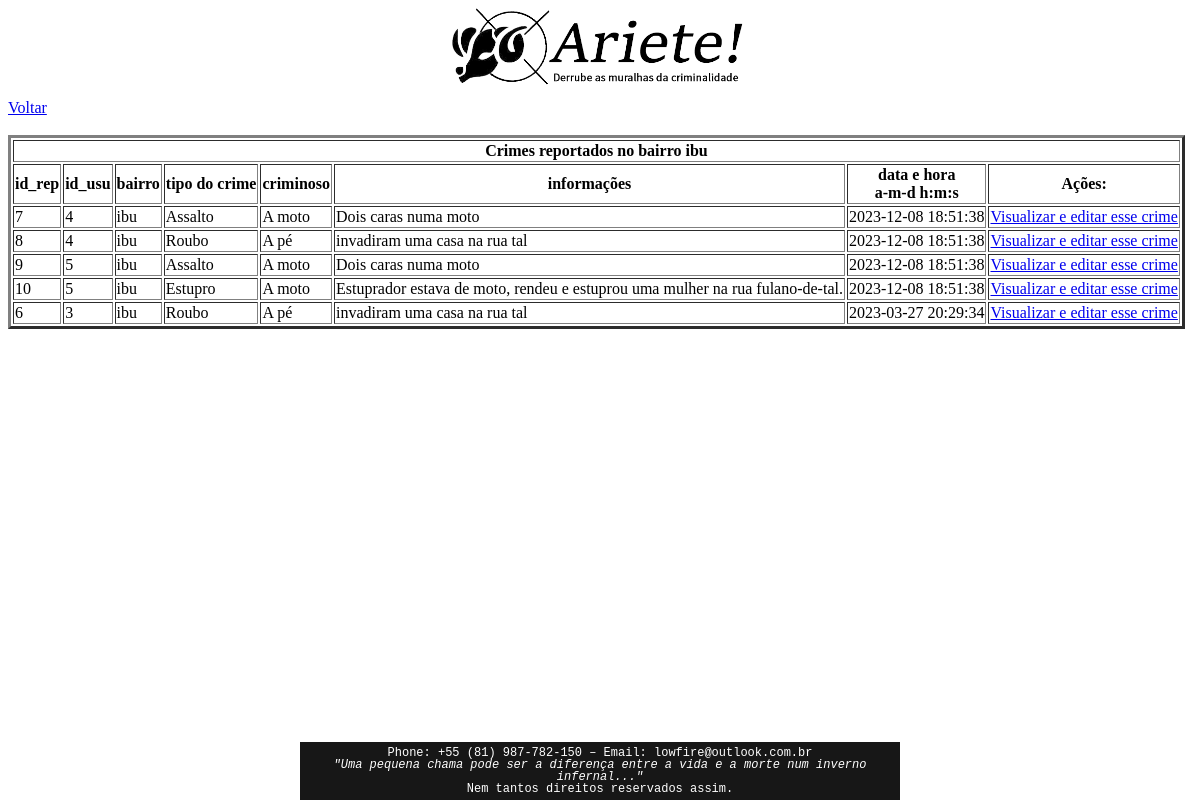
Screenshot of /ariete/php/admcridist.php?distr=ibu (signed in) with the database file from the repository.
### tables this page shows
CREATE TABLE IF NOT EXISTS crimereport(
	id_rep INTEGER PRIMARY KEY AUTO_INCREMENT,
	id_usu INTEGER NOT NULL,
	distr VARCHAR(50) NOT NULL,
	crimetype VARCHAR(50) NOT NULL,
	criminal VARCHAR(50) NOT NULL,
	addinfo VARCHAR(100),
	dtime DATETIME NOT NULL
);

### ariete/php/admcridist.php (the view, shortened to what this page needs)
<?php
	include 'dbconn.php';
	$distr = $_GET['distr'];
?>
<!DOCTYPE html>
<html lang="pt-BR">
<head>
</head>
<?php
	include '../header.php';
?>
<link rel="stylesheet" type="text/css" href="../css/header.css" />
<body>
	<a href="admcrimes.php">Voltar</a>
	<br><br>
	<table border="3">
		<thead>
			<th scope="col" colspan="8">Crimes reportados no bairro <?php echo $distr ?></th>
			<tr>
				<th scope="col">id_rep</th>
				<th scope="col">id_usu</th>
				<th scope="col">bairro</th>
				<th scope="col">tipo do crime</th>
				<th scope="col">criminoso</th>
				<th scope="col">informações</th>
				<th scope="col">data e hora<br>a-m-d h:m:s</th>
				<th scope="col">Ações:</th>
			</tr>
		</thead>
		<tbody>
			<?php
				$result = $dbconn -> query("SELECT * FROM `crimereport` WHERE `distr`='$distr' ORDER BY `crimereport`.`dtime` DESC");
				while ($row = mysqli_fetch_assoc($result)) {
			?>
				<tr>
					<td><?php echo $row['id_rep'] ?></td>
					<td><?php echo $row['id_usu'] ?></td>
					<td><?php echo $row['distr'] ?></td>
					<td><?php echo $row['crimetype'] ?></td>
					<td><?php echo $row['criminal'] ?></td>
					<td><?php echo $row['addinfo'] ?></td>
					<td><?php echo $row['dtime'] ?></td>
					<td>
						<a href="admcriv.php?idrepv=<?php echo $row['id_rep']?>&idusuv=<?php echo $row['id_usu']?>">
						Visualizar e editar esse crime
						</a>
						<br>
					</td>
				</tr>
			<?php
				}
			?>
		</tbody>
	</table>
</body>
<?php
	include '../footer.php';
?>
<link rel="stylesheet" type="text/css" href="../css/footer.css" />
</html>

### rows the page displays
crimereport: id_rep "7", id_usu "4", distr "ibu", crimetype "Assalto", criminal "A moto", addinfo "Dois caras numa moto", dtime "2023-12-08 18:51:38"
crimereport: id_rep "8", id_usu "4", distr "ibu", crimetype "Roubo", criminal "A pé", addinfo "invadiram uma casa na rua tal", dtime "2023-12-08 18:51:38"
crimereport: id_rep "9", id_usu "5", distr "ibu", crimetype "Assalto", criminal "A moto", addinfo "Dois caras numa moto", dtime "2023-12-08 18:51:38"
crimereport: id_rep "10", id_usu "5", distr "ibu", crimetype "Estupro", criminal "A moto", addinfo "Estuprador estava de moto, rendeu e estuprou uma mulher na rua fulano-de-tal.", dtime "2023-12-08 18:51:38"
crimereport: id_rep "6", id_usu "3", distr "ibu", crimetype "Roubo", criminal "A pé", addinfo "invadiram uma casa na rua tal", dtime "2023-03-27 20:29:34"

### other values shown
$distr "ibu"
